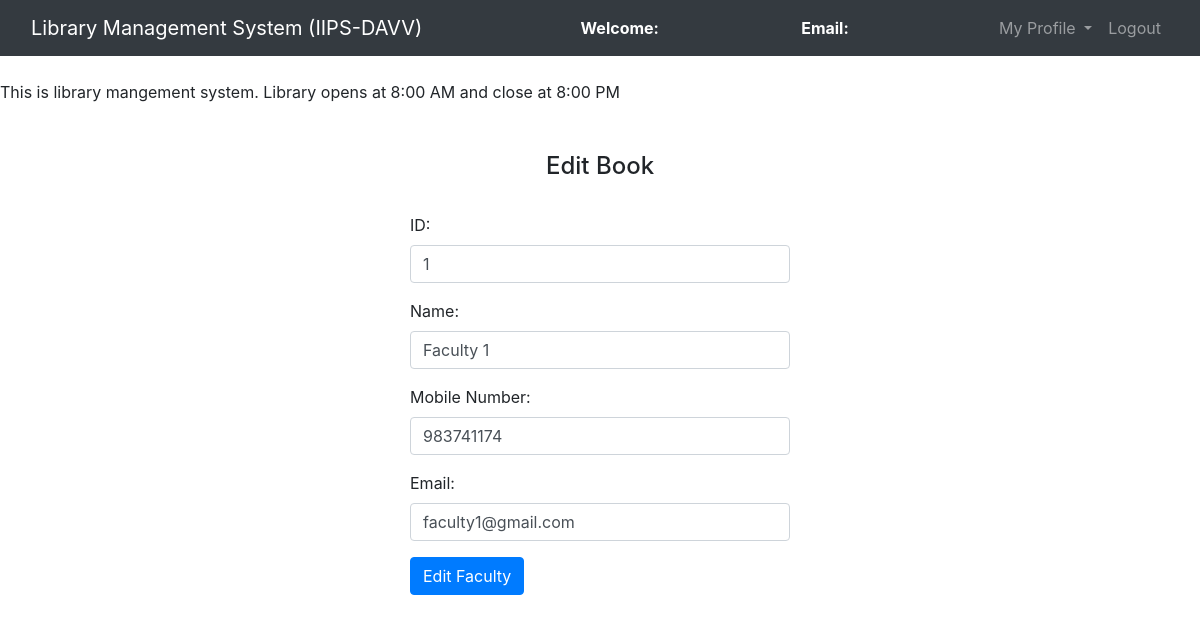
Page /admin/edit_faculty.php?fid=1 on the committed database.
### tables this page shows
CREATE TABLE `faculty` (
  `fac_id` int(11) NOT NULL,
  `name` varchar(100) NOT NULL,
  `mobile` bigint(20) DEFAULT NULL,
  `email` varchar(100) DEFAULT NULL
);

### admin/edit_faculty.php (the view, shortened to what this page needs)
<?php
	$connection = mysqli_connect("localhost","root","");
	$fac_id = "";
	$name = "";
	$mobile = "";
	$email = "";
	$query = "select * from faculty where fac_id = $_GET[fid]";
	$query_run = mysqli_query($connection,$query);
	while ($row = mysqli_fetch_assoc($query_run)){
		$fac_id = $row['fac_id'];
		$name = $row['name'];
		$mobile = $row['mobile'];
		$email = $row['email'];
	}
?>
<!DOCTYPE html>
<html>
<head>
	<link rel="stylesheet" type="text/css" href="../bootstrap-4.4.1/css/bootstrap.min.css">
</head>
<body>
	<nav class="navbar navbar-expand-lg navbar-dark bg-dark">
		<div class="container-fluid">
			<div class="navbar-header">
				<a class="navbar-brand" href="admin_dashboard.php">Library Management System (IIPS-DAVV)</a>
			</div>
			<font style="color: white"><span><strong>Welcome: <?php echo $_SESSION['name'];?></strong></span></font>
			<font style="color: white"><span><strong>Email: <?php echo $_SESSION['email'];?></strong></font>
		    <ul class="nav navbar-nav navbar-right">
		      <li class="nav-item dropdown">
	        	<a class="nav-link dropdown-toggle" data-toggle="dropdown">My Profile </a>
		      </li>
		      <li class="nav-item">
		        <a class="nav-link" href="../logout.php">Logout</a>
		      </li>
		    </ul>
		</div>
	</nav><br>
	<span><marquee>This is library mangement system. Library opens at 8:00 AM and close at 8:00 PM</marquee></span><br><br>
		<center><h4>Edit Book</h4><br></center>
		<div class="row">
			<div class="col-md-4"></div>
			<div class="col-md-4">
				<form action="" method="post">
					<div class="form-group">
						<label for="fac_id"> ID:</label>
						<input type="text" class="form-control" name="fac_id" value="<?php echo $fac_id; ?>" required>
					</div>
					<div class="form-group">
						<label for="name"> Name:</label>
						<input type="text" class="form-control" name="name" value="<?php echo $name; ?>" required>
					</div>
					<div class="form-group">
						<label for="mobile"> Mobile Number:</label>
						<input type="text" class="form-control" name="mobile" value="<?php echo $mobile; ?>" required>
					</div>
					<div class="form-group">
						<label for="email"> Email:</label>
						<input type="text" class="form-control" name="email" value="<?php echo $email; ?>" required>
					</div>
					<button type="submit" name="update_faculty" class="btn btn-primary">Edit Faculty</button>
				</form>
			</div>
			<div class="col-md-4"></div>
		</div>
</body>
</html>

### rows in the picture
faculty: fac_id "1", name "Faculty 1", mobile "983741174", email "faculty1@gmail.com"
